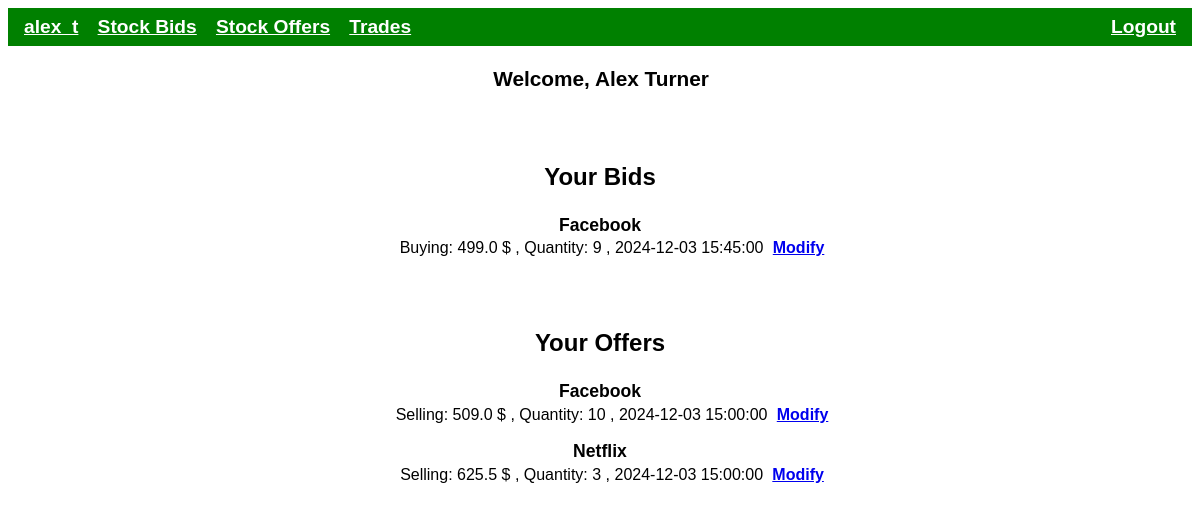
The page /dashboard (signed in) on the database its author committed.
### tables this page shows
CREATE TABLE traders (
    traderid INTEGER PRIMARY KEY AUTOINCREMENT,
    first_name CHAR(50) NOT NULL,
    last_name CHAR(50) NOT NULL,
    tradername CHAR(50) NOT NULL UNIQUE,
    hashword TEXT NOT NULL
);

CREATE TABLE stocks (
    stockid INTEGER PRIMARY KEY AUTOINCREMENT,
    stockname CHAR(50) NOT NULL,
    last_traded_price REAL,
    last_checked TEXT
);

CREATE TABLE orders (
    orderid INTEGER PRIMARY KEY AUTOINCREMENT,
    traderid INTEGER NOT NULL,
    stockid INTEGER NOT NULL,
    order_date TEXT NOT NULL,
    quantity INTEGER NOT NULL,
    selling INTEGER NOT NULL,
    price REAL NOT NULL,
    FOREIGN KEY (traderid) REFERENCES traders(traderid),
    FOREIGN KEY (stockid) REFERENCES stocks(stockid)
);

### main.py (the view)
@app.route('/dashboard', methods=['GET'])
@auth_required
def dashboard():
    trader = session['trader']
    traderid = trader['traderid']
    owned_stock_offers = build_owned_stock_offers(traderid)
    owned_stock_bids = build_owned_stock_bids(traderid)
    return render_template('dashboard.html', trader=session['trader'], owned_stock_offers=owned_stock_offers, owned_stock_bids=owned_stock_bids)

### main.py (called while the page is built)
def auth_required(f):
    @wraps(f)
    def decorated_function(*args, **kwargs):
        if 'trader' not in session: # Checks if trader is in session.
            return redirect(url_for('login'))
        trader = session['trader']
        database_match = db.get_trader(trader['traderid'])
        if not database_match: # Checks that trader in session is in database.
            session.clear()
            return redirect(url_for('login'))
        return f(*args, **kwargs)
    return decorated_function

def build_owned_stock_offers(traderid):
    stocks = db.get_stocks()
    if not stocks:
        stocks = []
    for stock in stocks:
        offers = db.get_stock_offers_of_trader(stock['stockid'], traderid)
        if offers:
            stock['offers'] = offers
    filtered_stocks = [stock for stock in stocks if 'offers' in stock]
    return filtered_stocks

def build_owned_stock_bids(traderid):
    stocks = db.get_stocks()
    if not stocks:
        stocks = []
    for stock in stocks:
        bids = db.get_stock_bids_of_trader(stock['stockid'], traderid)
        if not bids:
            continue
        if bids:
            stock['bids'] = bids
    filtered_stocks = [stock for stock in stocks if 'bids' in stock]
    return filtered_stocks

### stockmarket.py (called while the page is built)
def get_connection():
    return sqlite3.connect(DATABASE_NAME)

def initialize():
    conn = get_connection()
    with open('schema.sql', mode='r') as file:
        conn.executescript(file.read())
    conn.commit()
    conn.close()

def query(query, args=(), one=False):
    initialize() # Makes sure database is initialized.
    conn = get_connection()
    conn.row_factory = sqlite3.Row
    cur = conn.cursor()
    cur.execute(query, args)
    results = cur.fetchall()
    cur.close()
    conn.close()
    if not results:
        return None
    if one:
        return dict(results[0])
    return [dict(row) for row in results]

def get_stocks():
    stocks = query("""
        SELECT * FROM stocks
        ORDER BY stockname ASC
        """)
    return stocks

def get_stock_bids_of_trader(stockid, traderid):
    offers = query("""
        SELECT * FROM orders
        WHERE stockid = ? AND selling = 0 AND traderid = ?
        ORDER BY order_date DESC
        """, (stockid, traderid,))
    return offers

def get_trader(traderid):
    trader = query("""
        SELECT traderid, first_name, last_name, tradername FROM traders
        WHERE traderid = ?
        """, (traderid,), True)
    return trader

### templates/dashboard.html (shortened to what this page needs)
<!DOCTYPE html>
<html lang="en">
	<head>
		<link
			rel="stylesheet"
			href="{{ url_for('static', filename='styles.css') }}"
		/>
	</head>
	<body>
		{% include 'navbar.html' %}
		<p class="heavy">
			Welcome, {{ trader['first_name'] }} {{ trader['last_name'] }}
		</p>
		<h2 class="order-header">Your Bids</h2>
		<div>
			{% for stock in owned_stock_bids %}
			<div class="light-heavy">{{ stock['stockname'] }}</div>
			<ul class="own_order_table">
				{% for bid in stock['bids'] %}
				<li>
					<span
						>Buying: {{ bid['price'] }} $ , Quantity: {{
						bid['quantity'] }} , {{ bid['order_date'] }}</span
					>
					<a
						class="order-link"
						href="{{ url_for('order_modify', stockid=stock['stockid'], orderid=bid['orderid']) }}"
						>Modify</a
					>
				</li>
				{% endfor %}
			</ul>
			{% else %}
			<div class="light-heavy">You haven't placed any bids.</div>
			{% endfor %}
		</div>
		<h2 class="order-header">Your Offers</h2>
		<div>
			{% for stock in owned_stock_offers %}
			<div class="light-heavy">{{ stock['stockname'] }}</div>
			<ul class="own_order_table">
				{% for offer in stock['offers'] %}
				<li>
					<span
						>Selling: {{ offer['price'] }} $ , Quantity: {{
						offer['quantity'] }} , {{ offer['order_date'] }}</span
					>
					<a
						class="order-link"
						href="{{ url_for('order_modify', stockid=stock['stockid'], orderid=offer['orderid']) }}"
						>Modify</a
					>
				</li>
				{% endfor %}
			</ul>
			{% else %}
			<div class="light-heavy">You haven't placed any offers.</div>
			{% endfor %}
		</div>
	</body>
</html>

### templates/navbar.html
<div class="flexnav">
	<nav class="navbartop">
		<ul>
			<div class="navgroup-left">
				<li class="navobj">
					<a href="{{url_for('dashboard')}}"
						>{% if session['trader']['tradername'] %} {{
						session['trader']['tradername'] }} {% else %} Dashboard
						{% endif %}</a
					>
				</li>
				<li class="navobj">
					<a href="{{url_for('bid_listing')}}">Stock Bids</a>
				</li>
				<li class="navobj">
					<a href="{{url_for('offer_listing')}}">Stock Offers</a>
				</li>
				<li class="navobj">
					<a href="{{url_for('trade_listing')}}">Trades</a>
				</li>
			</div>
			<div class="navgroup-right">
				<li class="navobj">
					<a href="{{url_for('logout')}}">Logout</a>
				</li>
			</div>
		</ul>
	</nav>
</div>

### static/styles.css (style rules this page uses)
body { font-family: "helvetica", sans-serif; text-align: center; }
.navbartop { background-color: green; padding: 0.5em 0.5em; margin-left: 0; margin-top: 0; }
.navbartop > ul { display: flex; justify-content: space-between; padding: 0; margin: 0; list-style: none; }
.navobj { margin-left: 0.5em; padding-left: 0.5em; font-size: 1.2em; font-weight: bold; }
.navgroup-left > .navobj:first-child { margin-left: 0; padding-left: 0; }
.navobj > a { color: white; text-decoration: underline; }
.navgroup-left { display: flex; justify-content: flex-start; margin-left: 0.5em; }
.navgroup-right { display: flex; justify-content: flex-end; margin-right: 0.5em; }
.heavy { font-size: 1.3em; font-weight: bold; margin-left: 0.1em; margin-right: 0; }
.light-heavy { font-size: 1.1em; font-weight: bold; margin: 1em 0 0.2em 0; }
.order-link { font-weight: bold; margin-left: 0.3em; margin-right: 1em; }
.order-header { margin: 3em 0 1em 0; }
.own_order_table { list-style-type: none; margin: 0; }

### rows shown on the page
traders: trader.tradername "alex_t", first_name "Alex", last_name "Turner"
stocks: stockname "Facebook"
orders: price "499.0", quantity "9", order_date "2024-12-03 15:45:00"
orders: price "509.0", quantity "10", order_date "2024-12-03 15:00:00"
stocks: stockname "Netflix"
orders: price "625.5", quantity "3", order_date "2024-12-03 15:00:00"
